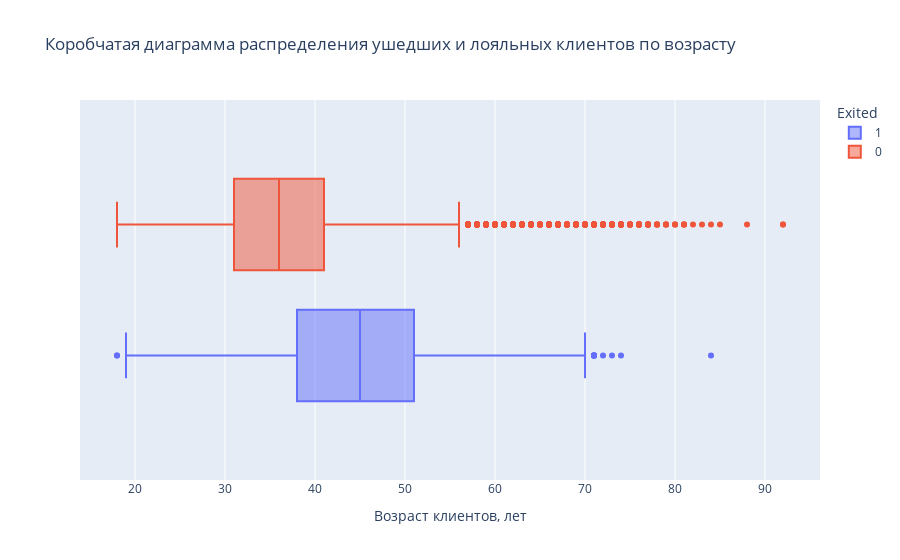
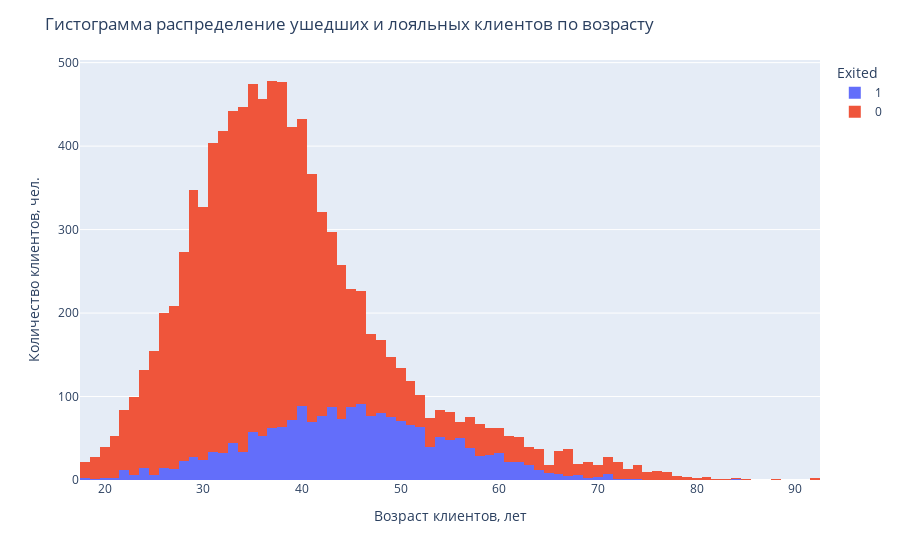

Here is the notebook cell these charts were saved with, in order:
### Markdown cell above
9.4. Распределение клиентов по  возрасту в разрезе признака оттока.

### Code cell
# для анализа распределения клиентов по возрасту в разрезе оттока построим коробчатую диаграмму
fig1 = px.box(
    data_frame=churn_data, #анализируемые данные
    x="Age", #ось абсцисс
    color="Exited", #расцветка в зависимости от статуса клиента
    labels={'Age':'Возраст клиентов, лет'}, # подпись оси абсцисс
    title='Коробчатая диаграмма распределения ушедших и лояльных клиентов по возрасту', #заголовок  
)
fig1.show()

# для большей информативности дополним гистограммой распределения 
fig2 = px.histogram(
    data_frame=churn_data, #анализируемые данные
    x="Age", #ось абсцисс
    color="Exited", #расцветка в зависимости от статуса клиента 
)
# оформим подписи координатных осей и заголовок
fig2.update_layout(title='Гистограмма распределение ушедших и лояльных клиентов по возрасту',
                  xaxis_title='Возраст клиентов, лет',
                  yaxis_title='Количество клиентов, чел.')
fig2.show()

### Figure 1 — Plotly figure (JSON) as saved in the notebook; plotly's stock layout.template omitted (floating-point values rounded to 4 significant figures; data arrays with more than 128 entries replaced by an {"elided": "..."} marker saying what was removed)
{"data": [{"alignmentgroup": "True", "hovertemplate": "Exited=1<br>Возраст клиентов, лет=%{x}<extra></extra>", "legendgroup": "1", "marker": {"color": "#636efa"}, "name": "1", "notched": false, "offsetgroup": "1", "orientation": "h", "showlegend": true, "type": "box", "x": {"elided": "2037 int values"}, "x0": " ", "xaxis": "x", "y0": " ", "yaxis": "y"}, {"alignmentgroup": "True", "hovertemplate": "Exited=0<br>Возраст клиентов, лет=%{x}<extra></extra>", "legendgroup": "0", "marker": {"color": "#EF553B"}, "name": "0", "notched": false, "offsetgroup": "0", "orientation": "h", "showlegend": true, "type": "box", "x": {"elided": "7963 int values"}, "x0": " ", "xaxis": "x", "y0": " ", "yaxis": "y"}], "layout": {"boxmode": "group", "legend": {"title": {"text": "Exited"}, "tracegroupgap": 0}, "title": {"text": "Коробчатая диаграмма распределения ушедших и лояльных клиентов по возрасту"}, "xaxis": {"anchor": "y", "domain": [0, 1], "title": {"text": "Возраст клиентов, лет"}}, "yaxis": {"anchor": "x", "domain": [0, 1]}}}

### Figure 2 — Plotly figure (JSON) as saved in the notebook; plotly's stock layout.template omitted (floating-point values rounded to 4 significant figures; data arrays with more than 128 entries replaced by an {"elided": "..."} marker saying what was removed)
{"data": [{"alignmentgroup": "True", "bingroup": "x", "hovertemplate": "Exited=1<br>Age=%{x}<br>count=%{y}<extra></extra>", "legendgroup": "1", "marker": {"color": "#636efa", "pattern": {"shape": ""}}, "name": "1", "offsetgroup": "1", "orientation": "v", "showlegend": true, "type": "histogram", "x": {"elided": "2037 int values"}, "xaxis": "x", "yaxis": "y"}, {"alignmentgroup": "True", "bingroup": "x", "hovertemplate": "Exited=0<br>Age=%{x}<br>count=%{y}<extra></extra>", "legendgroup": "0", "marker": {"color": "#EF553B", "pattern": {"shape": ""}}, "name": "0", "offsetgroup": "0", "orientation": "v", "showlegend": true, "type": "histogram", "x": {"elided": "7963 int values"}, "xaxis": "x", "yaxis": "y"}], "layout": {"barmode": "relative", "legend": {"title": {"text": "Exited"}, "tracegroupgap": 0}, "margin": {"t": 60}, "title": {"text": "Гистограмма распределение ушедших и лояльных клиентов по возрасту"}, "xaxis": {"anchor": "y", "domain": [0, 1], "title": {"text": "Возраст клиентов, лет"}}, "yaxis": {"anchor": "x", "domain": [0, 1], "title": {"text": "Количество клиентов, чел."}}}}
